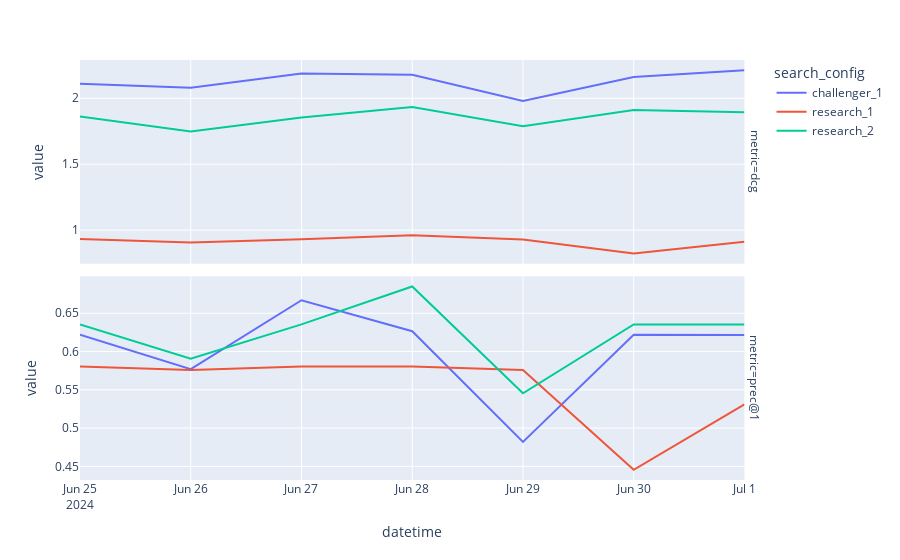

Notebook cell for this chart:
### Markdown cell above
## Evaluating multiple search configurations

### Code cell
sel = df_metrics.search_config.isin(["research_1", "research_2", "challenger_1"])
sel = sel & (df_metrics.metric.isin(["prec@1", "dcg"]))
cols = ["search_config", "datetime", "metric"]
df = df_metrics[sel][cols + ["value"]].groupby(cols).mean().reset_index()

fig = px.line(df, x="datetime", y="value", color="search_config", facet_row="metric")
fig.update_yaxes(matches=None)
fig

### Figure 1 — Plotly figure (JSON) as saved in the notebook; plotly's stock layout.template omitted (floating-point values rounded to 4 significant figures)
{"data": [{"hovertemplate": "search_config=challenger_1<br>metric=dcg<br>datetime=%{x}<br>value=%{y}<extra></extra>", "legendgroup": "challenger_1", "line": {"color": "#636efa", "dash": "solid"}, "marker": {"symbol": "circle"}, "mode": "lines", "name": "challenger_1", "orientation": "v", "showlegend": true, "type": "scatter", "x": ["2024-06-25", "2024-06-26", "2024-06-27", "2024-06-28", "2024-06-29", "2024-06-30", "2024-07-01"], "xaxis": "x2", "y": [2.11, 2.08, 2.188, 2.178, 1.98, 2.161, 2.213], "yaxis": "y2"}, {"hovertemplate": "search_config=challenger_1<br>metric=prec@1<br>datetime=%{x}<br>value=%{y}<extra></extra>", "legendgroup": "challenger_1", "line": {"color": "#636efa", "dash": "solid"}, "marker": {"symbol": "circle"}, "mode": "lines", "name": "challenger_1", "orientation": "v", "showlegend": false, "type": "scatter", "x": ["2024-06-25", "2024-06-26", "2024-06-27", "2024-06-28", "2024-06-29", "2024-06-30", "2024-07-01"], "xaxis": "x", "y": [0.622, 0.577, 0.667, 0.6265, 0.482, 0.622, 0.6215], "yaxis": "y"}, {"hovertemplate": "search_config=research_1<br>metric=dcg<br>datetime=%{x}<br>value=%{y}<extra></extra>", "legendgroup": "research_1", "line": {"color": "#EF553B", "dash": "solid"}, "marker": {"symbol": "circle"}, "mode": "lines", "name": "research_1", "orientation": "v", "showlegend": true, "type": "scatter", "x": ["2024-06-25", "2024-06-26", "2024-06-27", "2024-06-28", "2024-06-29", "2024-06-30", "2024-07-01"], "xaxis": "x2", "y": [0.9329, 0.9064, 0.9317, 0.9619, 0.9296, 0.8229, 0.9127], "yaxis": "y2"}, {"hovertemplate": "search_config=research_1<br>metric=prec@1<br>datetime=%{x}<br>value=%{y}<extra></extra>", "legendgroup": "research_1", "line": {"color": "#EF553B", "dash": "solid"}, "marker": {"symbol": "circle"}, "mode": "lines", "name": "research_1", "orientation": "v", "showlegend": false, "type": "scatter", "x": ["2024-06-25", "2024-06-26", "2024-06-27", "2024-06-28", "2024-06-29", "2024-06-30", "2024-07-01"], "xaxis": "x", "y": [0.5805, 0.576, 0.5805, 0.5805, 0.576, 0.4455, 0.531], "yaxis": "y"}, {"hovertemplate": "search_config=research_2<br>metric=dcg<br>datetime=%{x}<br>value=%{y}<extra></extra>", "legendgroup": "research_2", "line": {"color": "#00cc96", "dash": "solid"}, "marker": {"symbol": "circle"}, "mode": "lines", "name": "research_2", "orientation": "v", "showlegend": true, "type": "scatter", "x": ["2024-06-25", "2024-06-26", "2024-06-27", "2024-06-28", "2024-06-29", "2024-06-30", "2024-07-01"], "xaxis": "x2", "y": [1.861, 1.748, 1.854, 1.933, 1.788, 1.91, 1.893], "yaxis": "y2"}, {"hovertemplate": "search_config=research_2<br>metric=prec@1<br>datetime=%{x}<br>value=%{y}<extra></extra>", "legendgroup": "research_2", "line": {"color": "#00cc96", "dash": "solid"}, "marker": {"symbol": "circle"}, "mode": "lines", "name": "research_2", "orientation": "v", "showlegend": false, "type": "scatter", "x": ["2024-06-25", "2024-06-26", "2024-06-27", "2024-06-28", "2024-06-29", "2024-06-30", "2024-07-01"], "xaxis": "x", "y": [0.6355, 0.5905, 0.6355, 0.685, 0.5455, 0.6355, 0.6355], "yaxis": "y"}], "layout": {"annotations": [{"font": {}, "showarrow": false, "text": "metric=prec@1", "textangle": 90, "x": 0.98, "xanchor": "left", "xref": "paper", "y": 0.2425, "yanchor": "middle", "yref": "paper"}, {"font": {}, "showarrow": false, "text": "metric=dcg", "textangle": 90, "x": 0.98, "xanchor": "left", "xref": "paper", "y": 0.7575, "yanchor": "middle", "yref": "paper"}], "legend": {"title": {"text": "search_config"}, "tracegroupgap": 0}, "margin": {"t": 60}, "xaxis": {"anchor": "y", "domain": [0, 0.98], "title": {"text": "datetime"}}, "xaxis2": {"anchor": "y2", "domain": [0, 0.98], "matches": "x", "showticklabels": false}, "yaxis": {"anchor": "x", "domain": [0, 0.485], "title": {"text": "value"}}, "yaxis2": {"anchor": "x2", "domain": [0.515, 1], "title": {"text": "value"}}}}
